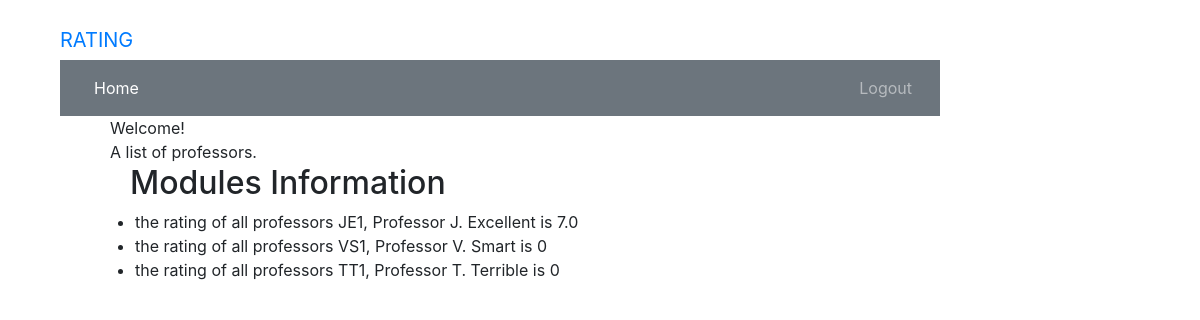
/professors (signed in), run on the app's committed database.
### MainPages/models.py (models this page shows)
class Teacher(models.Model):
    name = models.CharField(max_length=200)
    name_brief = models.CharField(max_length=20)
    def __str__(self):
        return self.name_brief + ", " + self.name

### MainPages/views.py (the view)
# urls.py: path('professors', views.professors, name='professors'),
@login_required
def professors(request):
    professors = Teacher.objects.filter()
    result = []
    for professor in professors:
        courses = Courses.objects.filter(taught_by=professor)
        rate = Rate.objects.filter(course__in=courses).aggregate(Sum('rate'))['rate__sum']
        if rate is None:
            result.append({"professor": professor, "rate": 0})
        else:
            result.append({"professor": professor, "rate": rate / len(courses)})
    return render(request, 'MainPages/professors.html',
                  {'professors': result})

### templates/MainPages/professors.html (shortened to what this page needs)
<!DOCTYPE html>
<html lang="en">
{%  extends 'MainPages/base.html' %}
{% block content %}
    <html>
    <head>
    </head>
    <body class="bodylist">
    <div class="container">
        <div class="panel panel-primary">
            <div class="panel-heading">Welcome!</div>
            <div class="panel-body">
                A list of professors.
            </div>
        </div>
    </div>
    <div class="row">
        <h2>Modules Information</h2>
    </div>
    <div>
        <ul>
            {% for professor in professors %}
                <li> the rating of all professors {{ professor.professor }} is {{ professor.rate }}</li>
            {% endfor %}
        </ul>
    </div>
    </body>
    </html>
{% endblock %}

### static/css/portfolio.css (style rules this page uses)
body { padding-left: 45px; padding-right: 45px; padding-top: 20px; }
.row { padding-left: 50px; }

### data on the page
Teacher: professor "JE1, Professor J. Excellent", rate "7.0"
Teacher: professor "VS1, Professor V. Smart", rate "0"
Teacher: professor "TT1, Professor T. Terrible", rate "0"
